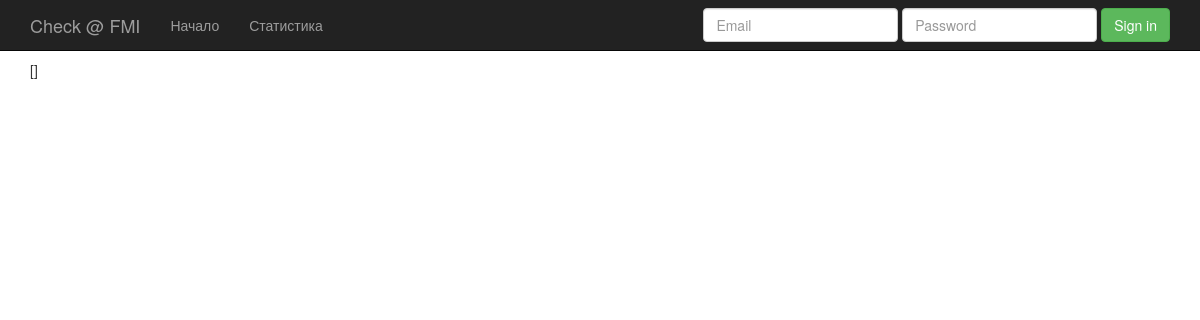
The app's page /statistics/, older data.
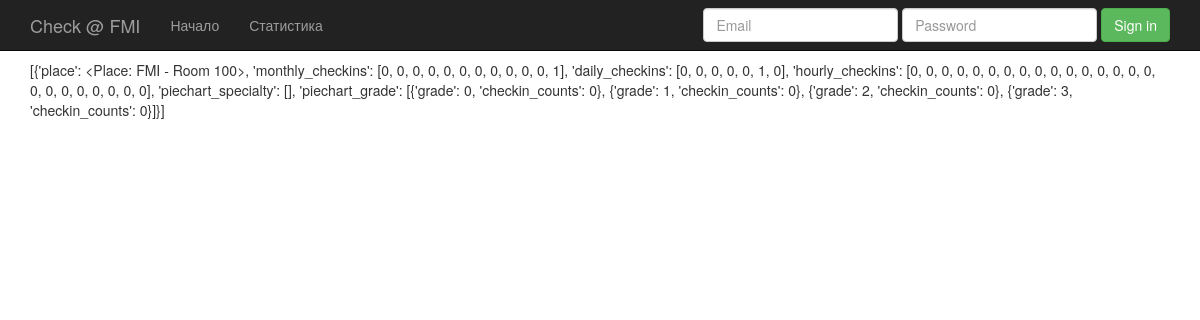
The same page, newer data.
### places/models.py (models this page shows)
class Place(models.Model):
    name = models.CharField(max_length = 15, null = True)
    capacity = models.IntegerField(null = True, blank = True)
    def __unicode__(self):
        return self.name

### website/views.py (the view)
def statistics(request):
    place_checkins = []
    places = Place.objects.all()
    for place in places:
        today_date = datetime.now().date()
        monthly_checkins = []
        for i in range(12):
            date = today_date + relativedelta(months=i-11)
            monthly_checkins += [Checkin.objects.filter(place = place, checkin_time__month=date.month).count()]
        daily_checkins = []
        for i in range(7):
            daily_checkins += [Checkin.objects.filter(place = place, checkin_time__day=(today_date + timedelta(days=i-6)).day).count()]
        checkins_for_today = Checkin.objects.filter(place = place, checkin_time__year=today_date.year,
                                                                    checkin_time__month=today_date.month,
                                                                    checkin_time__day=today_date.day)
        hourly_checkins = [0]*24
        for checkin in checkins_for_today:
            hourly_checkins[checkin.checkin_time.hour] += 1
        specialties = Specialty.objects.all()
        piechart_specialty = []
        for specialty in specialties:
            piechart_specialty += [{'specialty': specialty,
                                    'checkin_counts': Checkin.objects.filter(place = place,
                                                        user__specialty=specialty).count()}]
        piechart_grade = []
        for grade in range(4):
            piechart_grade += [{'grade': grade,
                                    'checkin_counts': Checkin.objects.filter(place = place,
                                                        user__grade=grade).count()}]
        place_checkins += [
            {
                'place': place,
                'monthly_checkins': monthly_checkins,
                'daily_checkins': daily_checkins,
                'hourly_checkins': hourly_checkins,
                'piechart_specialty': piechart_specialty,
                'piechart_grade': piechart_grade,
            }
        ]
    return render_to_response('statistics.html',
            {
                'place_checkins': place_checkins,
            },
            context_instance=RequestContext(request))

### templates/statistics.html (shortened to what this page needs)
{% extends "base.html" %}
	{%  block content %}
	<div>
		{{ place_checkins }}
	</div>
	{% endblock %}

Row changes from the older to the newer data that the page shows:
added Place: name "[{'place': <Place: FMI - Room 100>, 'monthly_checkins': [0, 0, 0, 0, 0, 0, 0, 0, 0, 0, 0, 1], 'daily_checkins': [0, 0, 0, 0, 0, 1, 0], 'hourly_checkins': [0, 0, 0, 0, 0, 0, 0, 0, 0, 0, 0, 0, 0, 0, 0, 0, 0, 0, 0, 0, 0, 0, 0, 0], 'piechart_specialty': [], 'piechart_grade': [{'grade': 0, 'checkin_counts': 0}, {'grade': 1, 'checkin_counts': 0}, {'grade': 2, 'checkin_counts': 0}, {'grade': 3, 'checkin_counts': 0}]}]"
Text that changed along with them:
{{ place_checkins }}: "[]" → (not shown)
